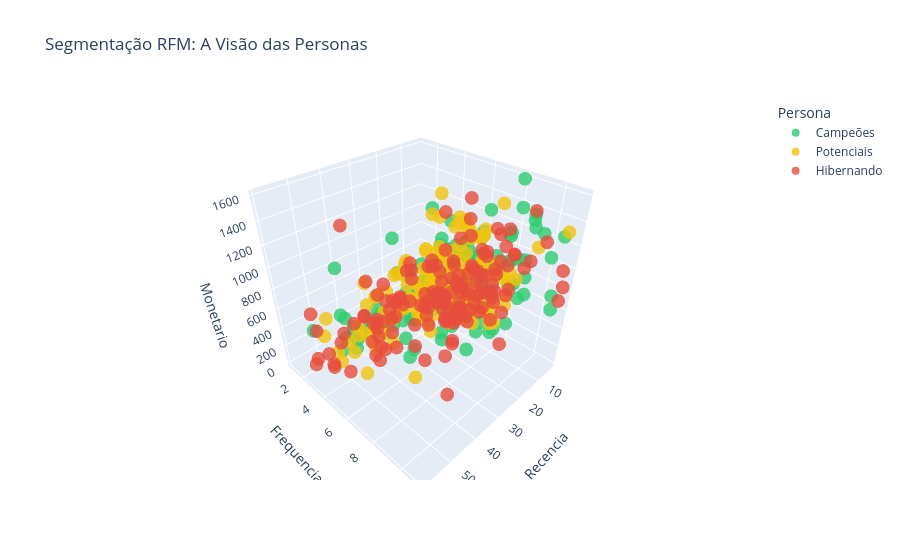

The cell this chart's notebook holds for it:
### Markdown cell above
## 4. Visualizando a História

Um gráfico 3D nos permite ver claramente como os grupos se separam no espaço de comportamento do consumidor.

### Code cell
fig = px.scatter_3d(
    df_rfm_clean, 
    x='Recencia', 
    y='Frequencia', 
    z='Monetario',
    color='Persona',
    color_discrete_map=cores_map,
    title='Segmentação RFM: A Visão das Personas',
    opacity=0.8
)
fig.show()

### Figure 1 — Plotly figure (JSON) as saved in the notebook; plotly's stock layout.template omitted (floating-point values rounded to 4 significant figures; data arrays with more than 128 entries replaced by an {"elided": "..."} marker saying what was removed)
{"data": [{"hovertemplate": "Persona=Campeões<br>Recencia=%{x}<br>Frequencia=%{y}<br>Monetario=%{z}<extra></extra>", "legendgroup": "Campeões", "marker": {"color": "#2ecc71", "opacity": 0.8, "symbol": "circle"}, "mode": "markers", "name": "Campeões", "scene": "scene", "showlegend": true, "type": "scatter3d", "x": {"elided": "157 float values"}, "y": {"elided": "157 int values"}, "z": {"elided": "157 float values"}}, {"hovertemplate": "Persona=Potenciais<br>Recencia=%{x}<br>Frequencia=%{y}<br>Monetario=%{z}<extra></extra>", "legendgroup": "Potenciais", "marker": {"color": "#f1c40f", "opacity": 0.8, "symbol": "circle"}, "mode": "markers", "name": "Potenciais", "scene": "scene", "showlegend": true, "type": "scatter3d", "x": {"elided": "156 float values"}, "y": {"elided": "156 int values"}, "z": {"elided": "156 float values"}}, {"hovertemplate": "Persona=Hibernando<br>Recencia=%{x}<br>Frequencia=%{y}<br>Monetario=%{z}<extra></extra>", "legendgroup": "Hibernando", "marker": {"color": "#e74c3c", "opacity": 0.8, "symbol": "circle"}, "mode": "markers", "name": "Hibernando", "scene": "scene", "showlegend": true, "type": "scatter3d", "x": {"elided": "156 float values"}, "y": {"elided": "156 int values"}, "z": {"elided": "156 float values"}}], "layout": {"legend": {"title": {"text": "Persona"}, "tracegroupgap": 0}, "scene": {"domain": {"x": [0, 1], "y": [0, 1]}, "xaxis": {"title": {"text": "Recencia"}}, "yaxis": {"title": {"text": "Frequencia"}}, "zaxis": {"title": {"text": "Monetario"}}}, "title": {"text": "Segmentação RFM: A Visão das Personas"}}}
